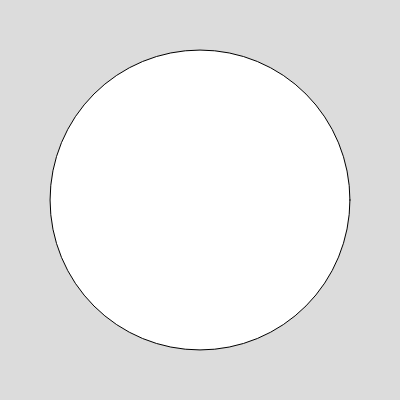
Frame 1 (no input)
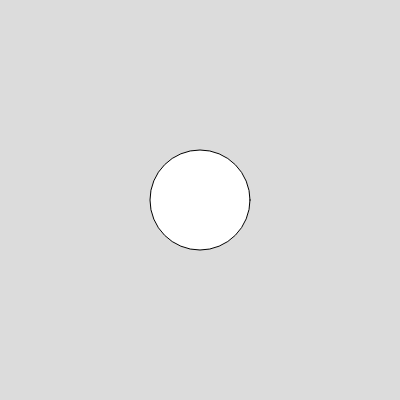
Frame 60 (no input)
Frame 120 (the mouse pressed at the canvas centre since frame 60): identical to frame 60, image omitted

The p5.js sketch that drew these frames (run headless with seeded random() and noise() and a simulated clock; from frame 60 on, the mouse is pressed at the canvas centre):

// p5.js sketch
// ── sketch.js

let time = 0;
let fr = 30;

let height = 400;
let width = 400;

let exhale = 2000;
let wait = 2000;
let inhale = 2000;
let hold = 2000;


let radius = 200;
let amp = 100;

function setup() {
  frameRate(fr)
  createCanvas(width, height);

  // create a timeline of the breathing sequence using the stage durations.
  wait += exhale;
  inhale += wait;
  hold += inhale;
}

function draw() {
  
  background(220);

  time = time + deltaTime;

  let offset = time % hold;
  let value = radius;

  // sinusoidal easing when breathing
  if (offset < exhale)
    value += amp * cos( Math.PI * (offset/exhale) );

  else if (offset < wait)
    value -= amp;
  
  else if (offset < inhale)
    value -= amp * cos( Math.PI * (offset-wait)/(inhale-wait) );
  
  else if (offset < hold)
    value += amp;

  circle(width/2, height/2, value);

  // might be worth extracting a piece-wise function that takes a list of bounds and functions as an argument...
  // some tweening library might be more clear way to write it too.
}
